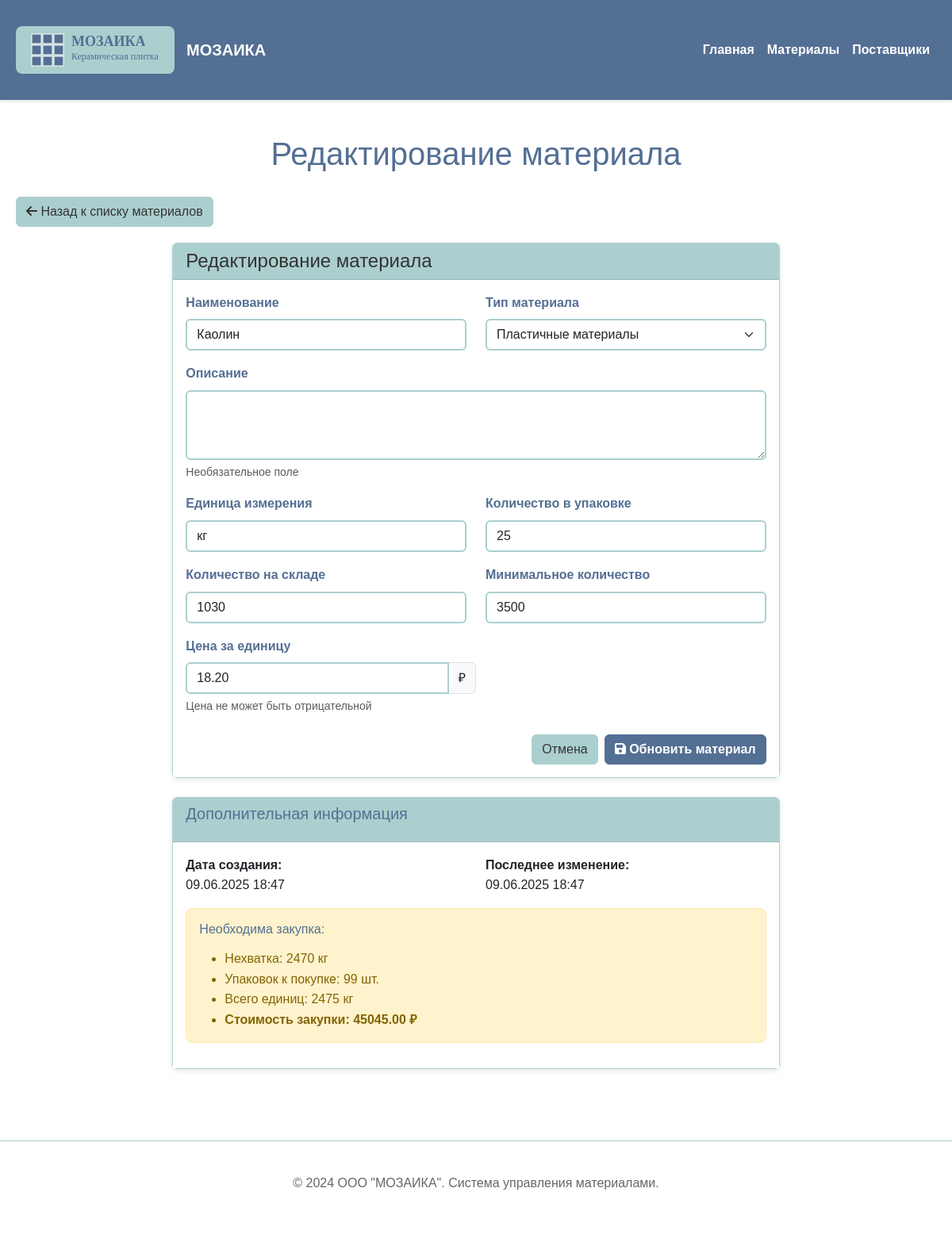
The app's page /material/edit/2 with its own data.
### models.py (models this page shows, shortened)
class Material(db.Model):
    __tablename__ = 'materials'
    id = db.Column(db.Integer, primary_key=True)
    name = db.Column(db.String(200), nullable=False)
    type_id = db.Column(db.Integer, db.ForeignKey('material_types.id'), nullable=False)
    description = db.Column(db.Text)
    unit_of_measure = db.Column(db.String(20), nullable=False)  # единица измерения
    quantity_in_package = db.Column(db.Integer, nullable=False, default=1)  # количество в упаковке
    quantity_in_stock = db.Column(db.Integer, nullable=False, default=0)  # количество на складе
    min_quantity = db.Column(db.Integer, nullable=False, default=0)  # минимальное количество
    price_per_unit = db.Column(db.Numeric(10, 2), nullable=False)  # цена за единицу
    created_at = db.Column(db.DateTime, default=datetime.utcnow)
    updated_at = db.Column(db.DateTime, default=datetime.utcnow, onupdate=datetime.utcnow)
    def calculate_min_purchase_cost(self):
        if self.quantity_in_stock >= self.min_quantity:
            return 0.0
        shortage = self.min_quantity - self.quantity_in_stock
        packages_needed = (shortage + self.quantity_in_package - 1) // self.quantity_in_package
        total_units_to_buy = packages_needed * self.quantity_in_package
        cost = float(total_units_to_buy * self.price_per_unit)
        return round(cost, 2)
    def get_shortage_info(self):
        shortage = self.min_quantity - self.quantity_in_stock
        packages_needed = (shortage + self.quantity_in_package - 1) // self.quantity_in_package
        total_units_to_buy = packages_needed * self.quantity_in_package
        cost = self.calculate_min_purchase_cost()
        return {
            'has_shortage': True,
            'shortage_amount': shortage,
            'packages_needed': packages_needed,
            'total_units_to_buy': total_units_to_buy,
            'min_purchase_cost': cost
        }

### routes.py (the view, shortened to what this page needs)
@app.route('/material/edit/<int:id>', methods=['GET', 'POST'])
def edit_material(id):
    material = Material.query.get_or_404(id)
    form = MaterialForm(obj=material)
    return render_template('material_form.html', form=form, title='Редактирование материала', material=material)

### templates/material_form.html (shortened to what this page needs)
{% extends "base.html" %}
{% block page_header %}
<h1>{{ title }}</h1>
{% endblock %}
{% block content %}
<div class="back-button">
    <a href="{{ url_for('materials') }}" class="btn btn-secondary">
        <i class="fas fa-arrow-left"></i> Назад к списку материалов
    </a>
</div>
<div class="row justify-content-center">
    <div class="col-lg-8">
        <div class="card">
            <div class="card-header">
                <h4 class="card-title mb-0">{{ title }}</h4>
            </div>
            <div class="card-body">
                <form method="POST" data-validate novalidate>
                    <div class="row">
                        <div class="col-md-6 mb-3">
                            {{ form.name.label(class="form-label") }}
                            {{ form.name(class="form-control" + (" is-invalid" if form.name.errors else "")) }}
                        </div>
                        <div class="col-md-6 mb-3">
                            {{ form.type_id.label(class="form-label") }}
                            {{ form.type_id(class="form-select" + (" is-invalid" if form.type_id.errors else "")) }}
                        </div>
                    </div>
                    <div class="mb-3">
                        {{ form.description.label(class="form-label") }}
                        {{ form.description(class="form-control", rows="3") }}
                        <div class="form-text">Необязательное поле</div>
                    </div>
                    <div class="row">
                        <div class="col-md-6 mb-3">
                            {{ form.unit_of_measure.label(class="form-label") }}
                            {{ form.unit_of_measure(class="form-control" + (" is-invalid" if form.unit_of_measure.errors else ""), placeholder="кг, л, шт, м²") }}
                        </div>
                        <div class="col-md-6 mb-3">
                            {{ form.quantity_in_package.label(class="form-label") }}
                            {{ form.quantity_in_package(class="form-control" + (" is-invalid" if form.quantity_in_package.errors else ""), min="1") }}
                        </div>
                    </div>
                    <div class="row">
                        <div class="col-md-6 mb-3">
                            {{ form.quantity_in_stock.label(class="form-label") }}
                            {{ form.quantity_in_stock(class="form-control" + (" is-invalid" if form.quantity_in_stock.errors else ""), min="0") }}
                        </div>
                        <div class="col-md-6 mb-3">
                            {{ form.min_quantity.label(class="form-label") }}
                            {{ form.min_quantity(class="form-control" + (" is-invalid" if form.min_quantity.errors else ""), min="0") }}
                        </div>
                    </div>
                    <div class="col-md-6 mb-3">
                        {{ form.price_per_unit.label(class="form-label") }}
                        <div class="input-group">
                            {{ form.price_per_unit(class="form-control" + (" is-invalid" if form.price_per_unit.errors else ""), min="0.01", step="0.01") }}
                            <span class="input-group-text">₽</span>
                        </div>
                        <div class="form-text">Цена не может быть отрицательной</div>
                    </div>
                    <div class="d-flex justify-content-end gap-2 mt-4">
                        <a href="{{ url_for('materials') }}" class="btn btn-secondary">
                            Отмена
                        </a>
                        <button type="submit" class="btn btn-primary">
                            <i class="fas fa-save"></i>
                            {% if material %}Обновить{% else %}Добавить{% endif %} материал
                        </button>
                    </div>
                </form>
            </div>
        </div>
        {% if material %}
            <div class="card mt-4">
                <div class="card-header">
                    <h5>Дополнительная информация</h5>
                </div>
                <div class="card-body">
                    <div class="row">
                        <div class="col-md-6">
                            <p><strong>Дата создания:</strong><br>
                            {{ material.created_at.strftime('%d.%m.%Y %H:%M') if material.created_at else 'Неизвестно' }}</p>
                        </div>
                        <div class="col-md-6">
                            <p><strong>Последнее изменение:</strong><br>
                            {{ material.updated_at.strftime('%d.%m.%Y %H:%M') if material.updated_at else 'Неизвестно' }}</p>
                        </div>
                    </div>
                    {% set shortage_info = material.get_shortage_info() %}
                    {% if shortage_info.has_shortage %}
                        <div class="alert alert-warning">
                            <h6>Необходима закупка:</h6>
                            <ul class="mb-0">
                                <li>Нехватка: {{ shortage_info.shortage_amount }} {{ material.unit_of_measure }}</li>
                                <li>Упаковок к покупке: {{ shortage_info.packages_needed }} шт.</li>
                                <li>Всего единиц: {{ shortage_info.total_units_to_buy }} {{ material.unit_of_measure }}</li>
                                <li><strong>Стоимость закупки: {{ "%.2f"|format(shortage_info.min_purchase_cost) }} ₽</strong></li>
                            </ul>
                        </div>
                    {% else %}
                        <div class="alert alert-success">
                            Запасы материала достаточны
                        </div>
                    {% endif %}
                </div>
            </div>
        {% endif %}
    </div>
</div>
{% endblock %}

### static/css/style.css (style rules this page uses)
body { font-family: 'Comic Sans MS', cursive, sans-serif; background-color: #FFFFFF; color: #333; margin: 0; padding: 0; line-height: 1.6; }
h1, h2, h3, h4, h5, h6 { font-family: 'Comic Sans MS', cursive, sans-serif; color: #546F94; margin-bottom: 15px; }
h1 { font-size: 2.5em; text-align: center; margin-bottom: 30px; }
.btn-primary { background-color: #546F94; border-color: #546F94; font-family: 'Comic Sans MS', cursive, sans-serif; font-weight: bold; }
.btn-secondary { background-color: #ABCFCE; border-color: #ABCFCE; color: #333; font-family: 'Comic Sans MS', cursive, sans-serif; }
.card { border: 1px solid #ABCFCE; box-shadow: 0 2px 8px rgba(0,0,0,0.1); margin-bottom: 20px; }
.card-header { background-color: #ABCFCE; color: #333; font-weight: bold; border-bottom: 1px solid #9bb8b5; }
.card-body { background-color: #FFFFFF; }
.form-control, .form-select { font-family: 'Comic Sans MS', cursive, sans-serif; border: 2px solid #ABCFCE; }
.form-label { font-weight: bold; color: #546F94; }
.alert { font-family: 'Comic Sans MS', cursive, sans-serif; border-radius: 8px; }
.alert-warning { background-color: #fff3cd; border-color: #ffeaa7; color: #856404; }
.back-button { margin-bottom: 20px; }

### records on screen
Material: name "Каолин", type_id "Пластичные материалы", unit_of_measure "кг", quantity_in_package "25", quantity_in_stock "1030", min_quantity "3500", price_per_unit "18.20", created_at "09.06.2025 18:47", updated_at "09.06.2025 18:47"

### other values on screen
{{ title }} "Редактирование материала"
{{ shortage_info.shortage_amount }} "2470"
{{ shortage_info.packages_needed }} "99"
{{ shortage_info.total_units_to_buy }} "2475"
{{ "%.2f"|format(shortage_info.min_purchase_cost) }} "45045.00"
